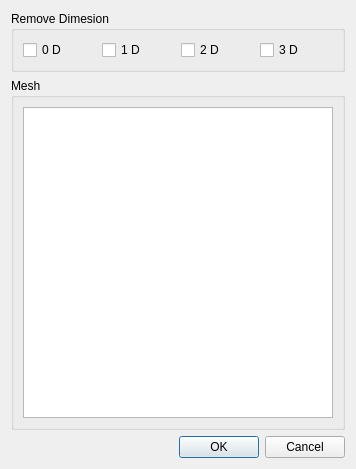
<?xml version="1.0" encoding="UTF-8"?>
<ui version="4.0">
 <class>FilterMeshDialog</class>
 <widget class="QDialog" name="FilterMeshDialog">
  <property name="geometry">
   <rect>
    <x>0</x>
    <y>0</y>
    <width>356</width>
    <height>469</height>
   </rect>
  </property>
  <property name="windowTitle">
   <string>FilterMesh</string>
  </property>
  <property name="whatsThis">
   <string notr="true"/>
  </property>
  <layout class="QGridLayout" name="gridLayout_3">
   <item row="0" column="0">
    <widget class="QGroupBox" name="groupBox">
     <property name="title">
      <string>Remove Dimesion</string>
     </property>
     <layout class="QGridLayout" name="gridLayout">
      <item row="0" column="0">
       <layout class="QHBoxLayout" name="horizontalLayout">
        <item>
         <widget class="QCheckBox" name="checkBox_0d">
          <property name="text">
           <string>0 D</string>
          </property>
         </widget>
        </item>
        <item>
         <widget class="QCheckBox" name="checkBox_1d">
          <property name="text">
           <string>1 D</string>
          </property>
         </widget>
        </item>
        <item>
         <widget class="QCheckBox" name="checkBox_2d">
          <property name="text">
           <string>2 D</string>
          </property>
         </widget>
        </item>
        <item>
         <widget class="QCheckBox" name="checkBox_3d">
          <property name="text">
           <string>3 D</string>
          </property>
         </widget>
        </item>
       </layout>
      </item>
     </layout>
    </widget>
   </item>
   <item row="1" column="0">
    <widget class="QGroupBox" name="groupBox_2">
     <property name="title">
      <string>Mesh</string>
     </property>
     <layout class="QGridLayout" name="gridLayout_2">
      <item row="0" column="0">
       <widget class="QListWidget" name="listWidget"/>
      </item>
     </layout>
    </widget>
   </item>
   <item row="2" column="0">
    <widget class="QDialogButtonBox" name="buttonBox">
     <property name="orientation">
      <enum>Qt::Horizontal</enum>
     </property>
     <property name="standardButtons">
      <set>QDialogButtonBox::Cancel|QDialogButtonBox::Ok</set>
     </property>
    </widget>
   </item>
  </layout>
 </widget>
 <resources/>
 <connections>
  <connection>
   <sender>buttonBox</sender>
   <signal>accepted()</signal>
   <receiver>FilterMeshDialog</receiver>
   <slot>accept()</slot>
   <hints>
    <hint type="sourcelabel">
     <x>248</x>
     <y>254</y>
    </hint>
    <hint type="destinationlabel">
     <x>157</x>
     <y>274</y>
    </hint>
   </hints>
  </connection>
  <connection>
   <sender>buttonBox</sender>
   <signal>rejected()</signal>
   <receiver>FilterMeshDialog</receiver>
   <slot>reject()</slot>
   <hints>
    <hint type="sourcelabel">
     <x>316</x>
     <y>260</y>
    </hint>
    <hint type="destinationlabel">
     <x>286</x>
     <y>274</y>
    </hint>
   </hints>
  </connection>
 </connections>
</ui>
